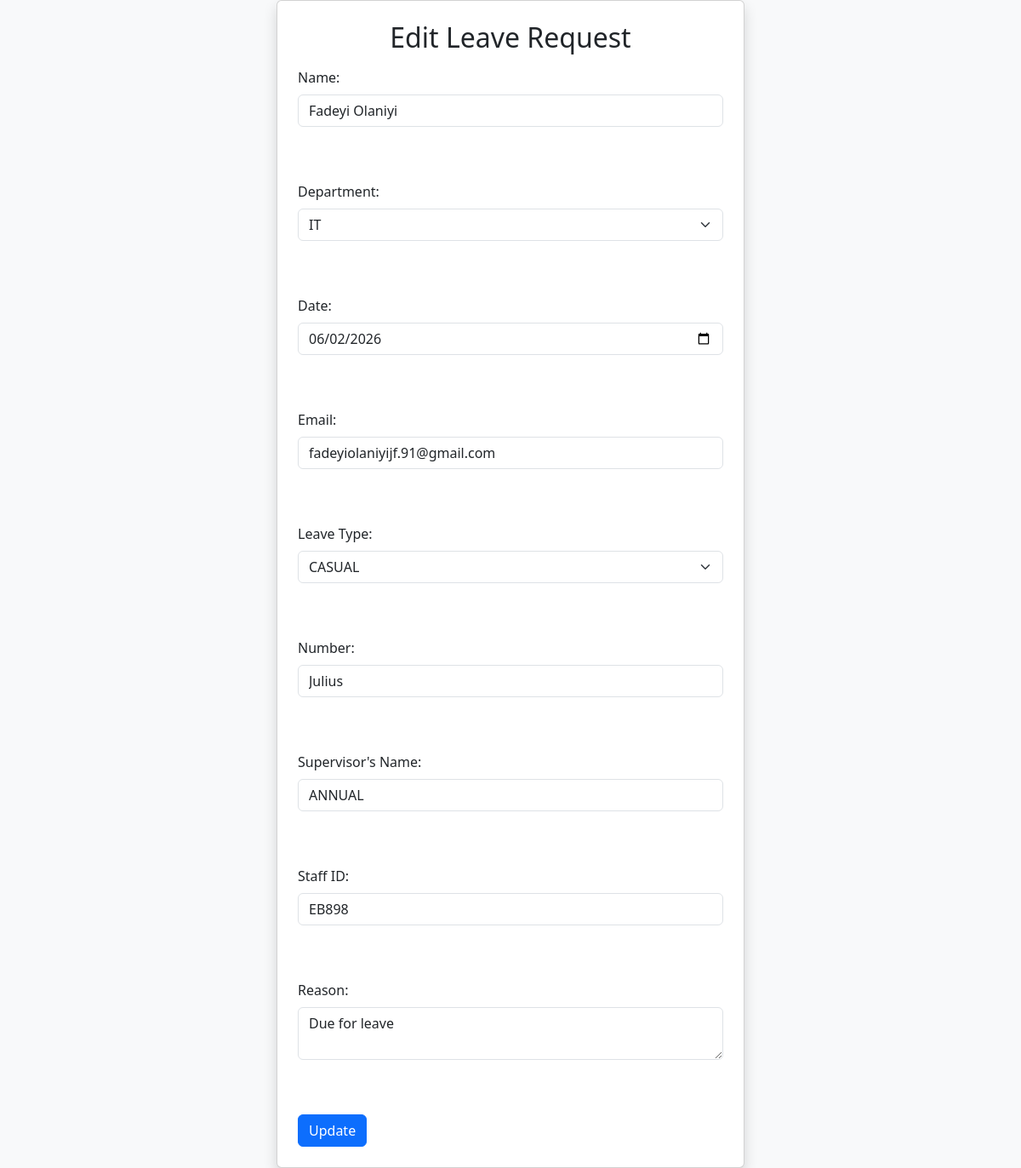
Screenshot of /edit/1 with the database file from the repository.
### tables this page shows
CREATE TABLE leave_requests (id INTEGER PRIMARY KEY AUTOINCREMENT, name TEXT, department TEXT, date TEXT, reason TEXT, mail TEXT, leave_type TEXT, number TEXT, supervisor_name TEXT, staff_id TEXT, status TEXT DEFAULT Pending);

### leave.py (the view)
@leave.route('/edit/<int:id>')
def edit(id):
    conn = sqlite3.connect("leave.db")
    cursor = conn.cursor()
    cursor.execute("SELECT * FROM leave_requests WHERE id=?", (id,))
    row = cursor.fetchone()
    conn.close()
    return render_template("edit.html", row=row)

### templates/edit.html (shortened to what this page needs)
<!DOCTYPE html>
<html>
<head>
<link href="https://cdn.jsdelivr.net/npm/bootstrap@5.3.0/dist/css/bootstrap.min.css" rel="stylesheet">
</head>
<body class="bg-light">
<div class="container d-flex justify-content-center align-items-center vh-300">
<div class="card shadow p-4" style="width:550px;">
<h2 class="text-center mb-3">Edit Leave Request</h2>
<form method="POST" action="/update/{{ row[0] }}">
    <div class="mb-3">
<label class="form-label">Name:</label><br>
<input type="text" name="name" value="{{ row[1] }}" class="form-control"><br><br>
</div>
    <div class="mb-3">
<label class="form-label">Department:</label><br>
<select name="department" value="{{ row[2] }}" class="form-select">
<option>IT</option>
</select><br><br>
</div>
    <div class="mb-3">
<label class="form-label">Date:</label><br>
<input type="date" name="date" value="{{ row[3] }}" class="form-control"><br><br>
</div>
    <div class="mb-3">
<label class="form-label">Email:</label><br>
<input type="text" name="mail" value="{{ row[5] }}" class="form-control"><br><br>
</div>
    <div class="mb-3">
<label class="form-label">Leave Type:</label><br>
<select name="leave_type" value="{{ row[7] }}" class="form-select">
<option>CASUAL</option>
</select><br><br>
</div>
<div class="mb-3">
<label  class="form-label">Number:</label><br>
<input type="text" name="number" value="{{ row[8] }}" class="form-control"><br><br>
</div>
    <div class="mb-3">
<label class="form-label">Supervisor's Name:</label><br>
<input type="text" name="supervisor_name" value="{{ row[6] }}" class="form-control"><br><br>
</div>
<div class="mb-3">
<label class="form-label">Staff ID:</label><br>
<input type="text" name="staff_id" value="{{ row[9] }}" class="form-control"><br><br>
</div>
<div class="mb-3">
<label class="form-label">Reason:</label><br>
<textarea name="reason" class="form-control">{{ row[4] }}</textarea><br><br>
</div>
<button type="submit" class="btn btn-primary">Update</button>
</form>
</body>
</html>

### rows the page displays
leave_requests: name "Fadeyi Olaniyi", department "IT", date "06/02/2026", mail "fadeyiolaniyijf.91@gmail.com", leave_type "CASUAL", number "Julius", supervisor_name "ANNUAL", staff_id "EB898", reason "Due for leave"
